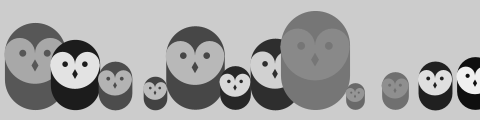
Frame 1 (no input)
Frame 60 (the mouse pressed at the canvas centre just before this capture): identical to frame 1, image omitted
Frame 120 (the mouse held since frame 60 and released just before this capture): identical to frame 1, image omitted

The Processing sketch that drew this single still picture (run headless with seeded random() and noise(); from frame 60 on, the mouse is pressed at the canvas centre):

// Processing sketch: Example_8_7
// ── Example_8_7.pde
void setup(){
	size(480, 120);
	smooth();
}

void draw(){
	background(204);
	randomSeed(0);
	for (int i = 35; i < width + 40; i += 40){
		int gray = int(random(0, 120));
		float scalar = random(0.25, 1.0);
		owl(i, 110, gray, scalar);	
	}

}

void owl(int x, int y, int g, float s){
	pushMatrix();
	translate(x, y);
	scale(s);
	stroke(g);
	strokeWeight(70);
	line(0, -35, 0, -65);
	noStroke();
	fill(255-g);
	ellipse(-17.5, -65, 35, 35);
	ellipse(17.5, -65, 35, 35);
	arc(0, -65, 70, 70, 0, PI);
	fill(g);
	ellipse(-14, -65, 8, 8);
	ellipse(14, -65, 8, 8);
	quad(0, -58, 4, -51, 0, -44, -4, -51);
	popMatrix();	
}
